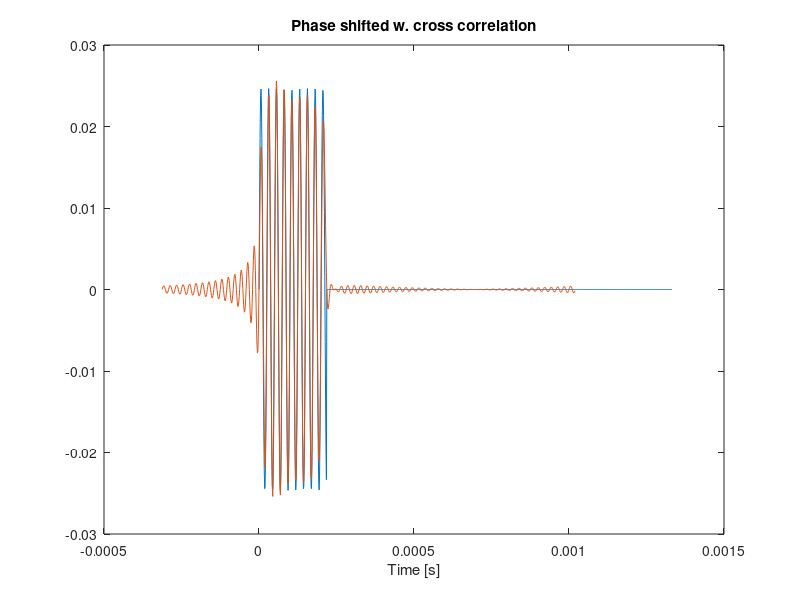

Write the MATLAB code that produced this figure.
clear 
close all


fakeSignal2 = [zeros(1,30) 0 0.0119324 -0.0206909 0.0238953 -0.0206909 0.0119324 0 -0.0119324 0.0206604 -0.0238953 0.0206909 -0.0119324 0 0.0119324 -0.0206909 0.0238953 -0.0206909 0.0119324 0 -0.0119324 0.0206909 zeros(1,128-51)];


upscaleFactor = 8;
L = 128;             % Antal samples
Fs = 96000;            % Sampling frequency      
f = 40000;             % Signal freq
T = 1/Fs;             % Sampling period for 1 sample   
t = (0:L-1)*T;        % Time vector

FS2 = Fs*upscaleFactor;
T2 = 1/FS2;
t2 = (0:L*upscaleFactor-1)*T2
A = 21;

sig1 = zeros(size(A*upscaleFactor));


for i = 1:1:(A*upscaleFactor)
    sig1(i) =  0.0246484375* sin(2 * pi * f * t2(i));
end


% %correlation
% x = xcorr( sig1, sig2, 'coeff')
% [foo, ndx] = max(x)
% 
% tx = linspace( -t(end), t(end), 2*length(t) -1);
% time_lag = tx(ndx);


n = 2^nextpow2(L);
freq_sig2 = fft(fakeSignal2,n);

% %plot FFT
% fftF = figure;
% fftF.Name = 'DFT af signaler';
% fftF.Position(1:2) = [800, 100];

% freq = Fs*(0:n-1)/n;
% P1 = abs(freq_sig1);
% P2 = abs(freq_sig2);
% plot(freq,P1,'-*',freq,P2,'-o')
% grid


%FDZP
freq_sig2_pad = [freq_sig2(1:L/2) zeros(1,L*(upscaleFactor-1)) freq_sig2((L/2)+1:end)];
sig2_Pad = upscaleFactor*real(ifft(freq_sig2_pad));


x = xcorr(sig2_Pad, sig1, 'none')
[foo, ndx] = max(x)



tx = linspace( -t2(end), t2(end), 2*length(t2) -1);
time_lag = tx(ndx)
%svarer til:
%  (index-((x_length + 1) /2)/fs
timeLag = (ndx-((length(x)+1)/2))/(Fs*upscaleFactor)

plot(t2, [sig1 zeros(1,(length(sig2_Pad)-length(sig1)))], t2-tx(ndx), sig2_Pad )%, t_i+tx_i(ndx_i), sig2_i)
title('Phase shifted w. cross correlation');
%xlim([0 1]);
xlabel('Time [s]');
